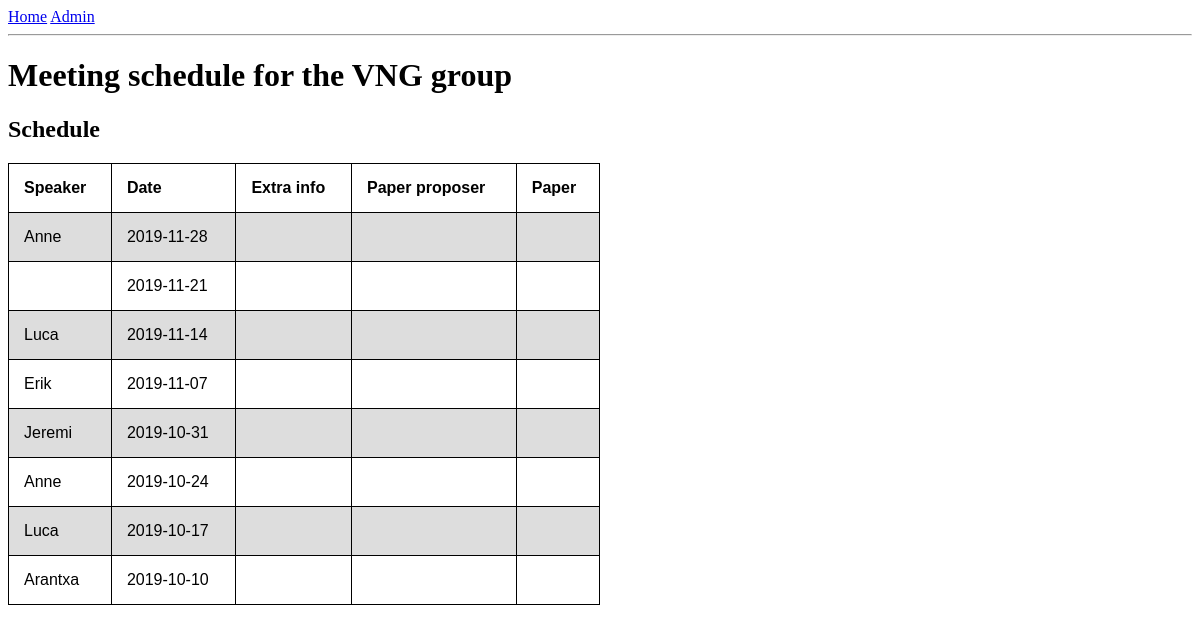
/index, run on the app's committed database.
### main_app/models.py (models this page shows, shortened)
class Schedules(db.Model):
	id = db.Column(db.Integer, primary_key=True)
	date = db.Column(db.Date(), index=True, unique=True)
	extra_info = db.Column(db.String(500))
	speaker_id = db.Column(db.Integer, db.ForeignKey('users.id'))
	paper_id = db.Column(db.Integer, db.ForeignKey('papers.id'))

class Users(db.Model):
	id = db.Column(db.Integer, primary_key=True)
	name = db.Column(db.String(64), index=True)
	surname = db.Column(db.String(64), index=True)
	email = db.Column(db.String(120), index=True, unique=True)
	is_admin = db.Column(db.Boolean(), default=False)
	paper = db.relationship('Papers', backref='proposer', lazy='dynamic')
	schedule = db.relationship('Schedules', backref='speaker', lazy='dynamic')

### main_app/routes.py (the view)
@app.route('/')
@app.route('/index')
def index():
	user1, user2 = aliased(Users, name='user_schedule'), aliased(Users, name='user_paper')
	schedules = db.session.query(Schedules, user1, user2, Papers) \
	.join(user1, user1.id==Schedules.speaker_id, isouter=True) \
	.join(Papers, Papers.id==Schedules.paper_id, isouter=True) \
	.join(user2, user2.id==Papers.proposer_id, isouter=True) \
	.order_by(desc('date')).all()
	return render_template('index.html', title='Tmp', schedules=schedules)

### main_app/templates/index.html (shortened to what this page needs)
{% extends "base.html" %}
{% block index %}
    <h1>Meeting schedule for the VNG group</h1>
    <h2>Schedule</h2>
    <div>
	<table style='width:50%'>
	<tr>
		<th>Speaker</th>
		<th>Date</th>
		<th>Extra info</th>
		<th>Paper proposer</th>
		<th>Paper</th>
	</tr>
	{% for schedule in schedules %}
	<tr>
		<td>{{schedule.user_schedule.name}}</td>
		<td>{{schedule.Schedules.date}}</td>
		<td>{{schedule.Schedules.extra_info}}</td>
		<td>{{schedule.user_paper.name}}</td>
		<td><a href="{{schedule.Papers.url}}" target="_blank">{{schedule.Papers.title}}</a></td>
	</tr>
	{% endfor %}
	</table>
</div>
{% endblock %}

### main_app/templates/base.html (shortened to what this page needs)
<html>
  <head>
  </head>
  <body>
    <div>
      <a href="{{ url_for('index') }}">Home</a>
      <a href="{{ url_for('admin') }}">Admin</a>
    </div>
    <hr>
    {% block index %}{% endblock %}
  </body>
</html>

### main_app/templates/index.html (style rules this page uses)
table { font-family: arial, sans-serif; border-collapse: collapse; width: 100%; }
td, th { text-align: left; padding: 8px; }
tr:nth-child(even) { background-color: #dddddd; }

### main_app/templates/base.html (style rules this page uses)
table, th, td { border: 1px solid black; border-collapse: collapse; }
th, td { padding: 15px; }

### data on the page
Schedules: user_schedule.name "Anne", Schedules "2019-11-28"
Schedules: Schedules "2019-11-21"
Schedules: user_schedule.name "Luca", Schedules "2019-11-14"
Schedules: user_schedule.name "Erik", Schedules "2019-11-07"
Schedules: user_schedule.name "Jeremi", Schedules "2019-10-31"
Schedules: user_schedule.name "Anne", Schedules "2019-10-24"
Schedules: user_schedule.name "Luca", Schedules "2019-10-17"
Schedules: user_schedule.name "Arantxa", Schedules "2019-10-10"
